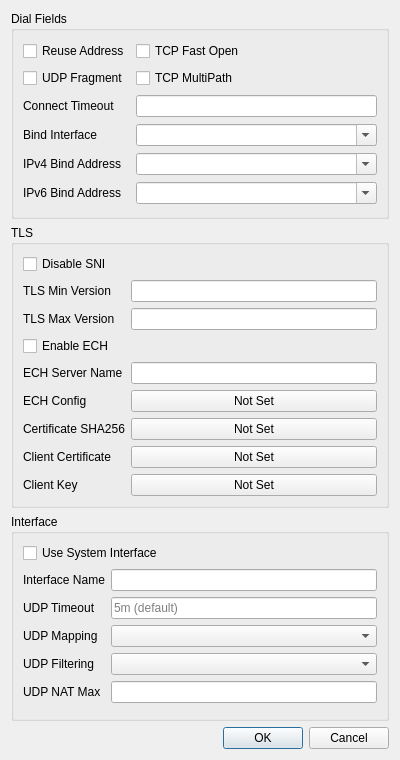
<?xml version="1.0" encoding="UTF-8"?>
<ui version="4.0">
 <class>EditAdvanced</class>
 <widget class="QDialog" name="EditAdvanced">
  <property name="geometry">
   <rect>
    <x>0</x>
    <y>0</y>
    <width>400</width>
    <height>760</height>
   </rect>
  </property>
  <property name="windowTitle">
   <string>Dialog</string>
  </property>
  <layout class="QGridLayout" name="gridLayout">
   <item row="0" column="0">
    <widget class="QGroupBox" name="dial_box">
     <property name="title">
      <string>Dial Fields</string>
     </property>
     <layout class="QGridLayout" name="gridLayout_2">
      <item row="2" column="0">
       <widget class="QLabel" name="label">
        <property name="text">
         <string>Connect Timeout</string>
        </property>
       </widget>
      </item>
      <item row="2" column="1">
       <widget class="QLineEdit" name="connect_timeout"/>
      </item>
      <item row="3" column="0">
       <widget class="QLabel" name="label_bind_ifc">
        <property name="text">
         <string>Bind Interface</string>
        </property>
       </widget>
      </item>
      <item row="3" column="1">
       <widget class="QComboBox" name="bind_interface">
        <property name="editable">
         <bool>true</bool>
        </property>
       </widget>
      </item>
      <item row="4" column="0">
       <widget class="QLabel" name="label_inet4_bind">
        <property name="text">
         <string>IPv4 Bind Address</string>
        </property>
       </widget>
      </item>
      <item row="4" column="1">
       <widget class="QComboBox" name="inet4_bind_address">
        <property name="editable">
         <bool>true</bool>
        </property>
       </widget>
      </item>
      <item row="5" column="0">
       <widget class="QLabel" name="label_inet6_bind">
        <property name="text">
         <string>IPv6 Bind Address</string>
        </property>
       </widget>
      </item>
      <item row="5" column="1">
       <widget class="QComboBox" name="inet6_bind_address">
        <property name="editable">
         <bool>true</bool>
        </property>
       </widget>
      </item>
      <item row="0" column="1">
       <widget class="QCheckBox" name="tcp_fast_open">
        <property name="text">
         <string>TCP Fast Open</string>
        </property>
       </widget>
      </item>
      <item row="1" column="1">
       <widget class="QCheckBox" name="tcp_multipath">
        <property name="text">
         <string>TCP MultiPath</string>
        </property>
       </widget>
      </item>
      <item row="0" column="0">
       <widget class="QCheckBox" name="reuse_addr">
        <property name="text">
         <string>Reuse Address</string>
        </property>
       </widget>
      </item>
      <item row="1" column="0">
       <widget class="QCheckBox" name="udp_fragment">
        <property name="text">
         <string>UDP Fragment</string>
        </property>
       </widget>
      </item>
     </layout>
    </widget>
   </item>
   <item row="2" column="0">
    <widget class="QGroupBox" name="interface_box">
     <property name="title">
      <string>Interface</string>
     </property>
     <layout class="QFormLayout" name="interface_form">
      <item row="0" column="0" colspan="2">
       <widget class="QCheckBox" name="system">
        <property name="toolTip">
         <string>&lt;html&gt;&lt;head/&gt;&lt;body&gt;&lt;p&gt;Requires privilege and cannot conflict with existing system interfaces. The internal network stack is used when disabled.&lt;/p&gt;&lt;/body&gt;&lt;/html&gt;</string>
        </property>
        <property name="text">
         <string>Use System Interface</string>
        </property>
       </widget>
      </item>
      <item row="1" column="0">
       <widget class="QLabel" name="interface_name_l">
        <property name="toolTip">
         <string>&lt;html&gt;&lt;head/&gt;&lt;body&gt;&lt;p&gt;Custom system interface name. A generated name is used by default.&lt;/p&gt;&lt;/body&gt;&lt;/html&gt;</string>
        </property>
        <property name="text">
         <string>Interface Name</string>
        </property>
       </widget>
      </item>
      <item row="1" column="1">
       <widget class="QLineEdit" name="interface_name"/>
      </item>
      <item row="2" column="0">
       <widget class="QLabel" name="udp_timeout_l">
        <property name="toolTip">
         <string>&lt;html&gt;&lt;head/&gt;&lt;body&gt;&lt;p&gt;UDP NAT expiration time.&lt;/p&gt;&lt;/body&gt;&lt;/html&gt;</string>
        </property>
        <property name="text">
         <string>UDP Timeout</string>
        </property>
       </widget>
      </item>
      <item row="2" column="1">
       <widget class="QLineEdit" name="udp_timeout">
        <property name="placeholderText">
         <string>5m (default)</string>
        </property>
       </widget>
      </item>
      <item row="3" column="0">
       <widget class="QLabel" name="udp_mapping_l">
        <property name="toolTip">
         <string>&lt;html&gt;&lt;head/&gt;&lt;body&gt;&lt;p&gt;UDP NAT mapping behavior. endpoint_independent is used by default.&lt;/p&gt;&lt;/body&gt;&lt;/html&gt;</string>
        </property>
        <property name="text">
         <string>UDP Mapping</string>
        </property>
       </widget>
      </item>
      <item row="3" column="1">
       <widget class="QComboBox" name="udp_mapping"/>
      </item>
      <item row="4" column="0">
       <widget class="QLabel" name="udp_filtering_l">
        <property name="toolTip">
         <string>&lt;html&gt;&lt;head/&gt;&lt;body&gt;&lt;p&gt;UDP NAT filtering behavior. endpoint_independent is used by default.&lt;/p&gt;&lt;/body&gt;&lt;/html&gt;</string>
        </property>
        <property name="text">
         <string>UDP Filtering</string>
        </property>
       </widget>
      </item>
      <item row="4" column="1">
       <widget class="QComboBox" name="udp_filtering"/>
      </item>
      <item row="5" column="0">
       <widget class="QLabel" name="udp_nat_max_l">
        <property name="toolTip">
         <string>&lt;html&gt;&lt;head/&gt;&lt;body&gt;&lt;p&gt;Maximum number of UDP NAT entries.&lt;/p&gt;&lt;/body&gt;&lt;/html&gt;</string>
        </property>
        <property name="text">
         <string>UDP NAT Max</string>
        </property>
       </widget>
      </item>
      <item row="5" column="1">
       <widget class="QLineEdit" name="udp_nat_max"/>
      </item>
     </layout>
    </widget>
   </item>
   <item row="3" column="0">
    <widget class="QDialogButtonBox" name="buttonBox">
     <property name="orientation">
      <enum>Qt::Orientation::Horizontal</enum>
     </property>
     <property name="standardButtons">
      <set>QDialogButtonBox::StandardButton::Cancel|QDialogButtonBox::StandardButton::Ok</set>
     </property>
    </widget>
   </item>
   <item row="1" column="0">
    <widget class="QGroupBox" name="tls_box">
     <property name="title">
      <string>TLS</string>
     </property>
     <layout class="QFormLayout" name="formLayout">
      <item row="3" column="0">
       <widget class="QCheckBox" name="enable_ech">
        <property name="text">
         <string>Enable ECH</string>
        </property>
       </widget>
      </item>
      <item row="5" column="0">
       <widget class="QLabel" name="label_2">
        <property name="text">
         <string>ECH Config</string>
        </property>
       </widget>
      </item>
      <item row="5" column="1">
       <widget class="QPushButton" name="ech_config">
        <property name="text">
         <string>Not Set</string>
        </property>
       </widget>
      </item>
      <item row="6" column="0">
       <widget class="QLabel" name="label_3">
        <property name="text">
         <string>Certificate SHA256</string>
        </property>
       </widget>
      </item>
      <item row="6" column="1">
       <widget class="QPushButton" name="cert_sha256">
        <property name="text">
         <string>Not Set</string>
        </property>
       </widget>
      </item>
      <item row="7" column="0">
       <widget class="QLabel" name="label_4">
        <property name="text">
         <string>Client Certificate</string>
        </property>
       </widget>
      </item>
      <item row="7" column="1">
       <widget class="QPushButton" name="client_cert">
        <property name="text">
         <string>Not Set</string>
        </property>
       </widget>
      </item>
      <item row="8" column="0">
       <widget class="QLabel" name="label_5">
        <property name="text">
         <string>Client Key</string>
        </property>
       </widget>
      </item>
      <item row="8" column="1">
       <widget class="QPushButton" name="client_key">
        <property name="text">
         <string>Not Set</string>
        </property>
       </widget>
      </item>
      <item row="0" column="0">
       <widget class="QCheckBox" name="disable_sni">
        <property name="text">
         <string>Disable SNI</string>
        </property>
       </widget>
      </item>
      <item row="1" column="0">
       <widget class="QLabel" name="label_6">
        <property name="text">
         <string>TLS Min Version</string>
        </property>
       </widget>
      </item>
      <item row="1" column="1">
       <widget class="QLineEdit" name="min_version"/>
      </item>
      <item row="2" column="0">
       <widget class="QLabel" name="label_7">
        <property name="text">
         <string>TLS Max Version</string>
        </property>
       </widget>
      </item>
      <item row="2" column="1">
       <widget class="QLineEdit" name="max_version"/>
      </item>
      <item row="4" column="0">
       <widget class="QLabel" name="label_8">
        <property name="toolTip">
         <string>&lt;html&gt;&lt;head/&gt;&lt;body&gt;&lt;h4 style=&quot; margin-top:12px; margin-bottom:12px; margin-left:0px; margin-right:0px; -qt-block-indent:0; text-indent:0px;&quot;&gt;&lt;a name=&quot;query_server_name&quot;/&gt;&lt;span style=&quot; font-size:medium; font-weight:700;&quot;&gt;q&lt;/span&gt;&lt;span style=&quot; font-size:medium; font-weight:700;&quot;&gt;uery_server_name in sing-box&lt;/span&gt;&lt;/h4&gt;&lt;/body&gt;&lt;/html&gt;</string>
        </property>
        <property name="text">
         <string>ECH Server Name</string>
        </property>
       </widget>
      </item>
      <item row="4" column="1">
       <widget class="QLineEdit" name="ech_server_name"/>
      </item>
     </layout>
    </widget>
   </item>
  </layout>
 </widget>
 <tabstops>
  <tabstop>reuse_addr</tabstop>
  <tabstop>tcp_fast_open</tabstop>
  <tabstop>udp_fragment</tabstop>
  <tabstop>tcp_multipath</tabstop>
  <tabstop>connect_timeout</tabstop>
  <tabstop>bind_interface</tabstop>
  <tabstop>inet4_bind_address</tabstop>
  <tabstop>inet6_bind_address</tabstop>
  <tabstop>disable_sni</tabstop>
  <tabstop>min_version</tabstop>
  <tabstop>max_version</tabstop>
  <tabstop>enable_ech</tabstop>
  <tabstop>ech_server_name</tabstop>
  <tabstop>ech_config</tabstop>
  <tabstop>cert_sha256</tabstop>
  <tabstop>client_cert</tabstop>
  <tabstop>client_key</tabstop>
  <tabstop>system</tabstop>
  <tabstop>interface_name</tabstop>
  <tabstop>udp_timeout</tabstop>
  <tabstop>udp_mapping</tabstop>
  <tabstop>udp_filtering</tabstop>
  <tabstop>udp_nat_max</tabstop>
 </tabstops>
 <resources/>
 <connections>
  <connection>
   <sender>buttonBox</sender>
   <signal>accepted()</signal>
   <receiver>EditAdvanced</receiver>
   <slot>accept()</slot>
   <hints>
    <hint type="sourcelabel">
     <x>248</x>
     <y>254</y>
    </hint>
    <hint type="destinationlabel">
     <x>157</x>
     <y>274</y>
    </hint>
   </hints>
  </connection>
  <connection>
   <sender>buttonBox</sender>
   <signal>rejected()</signal>
   <receiver>EditAdvanced</receiver>
   <slot>reject()</slot>
   <hints>
    <hint type="sourcelabel">
     <x>316</x>
     <y>260</y>
    </hint>
    <hint type="destinationlabel">
     <x>286</x>
     <y>274</y>
    </hint>
   </hints>
  </connection>
 </connections>
</ui>
